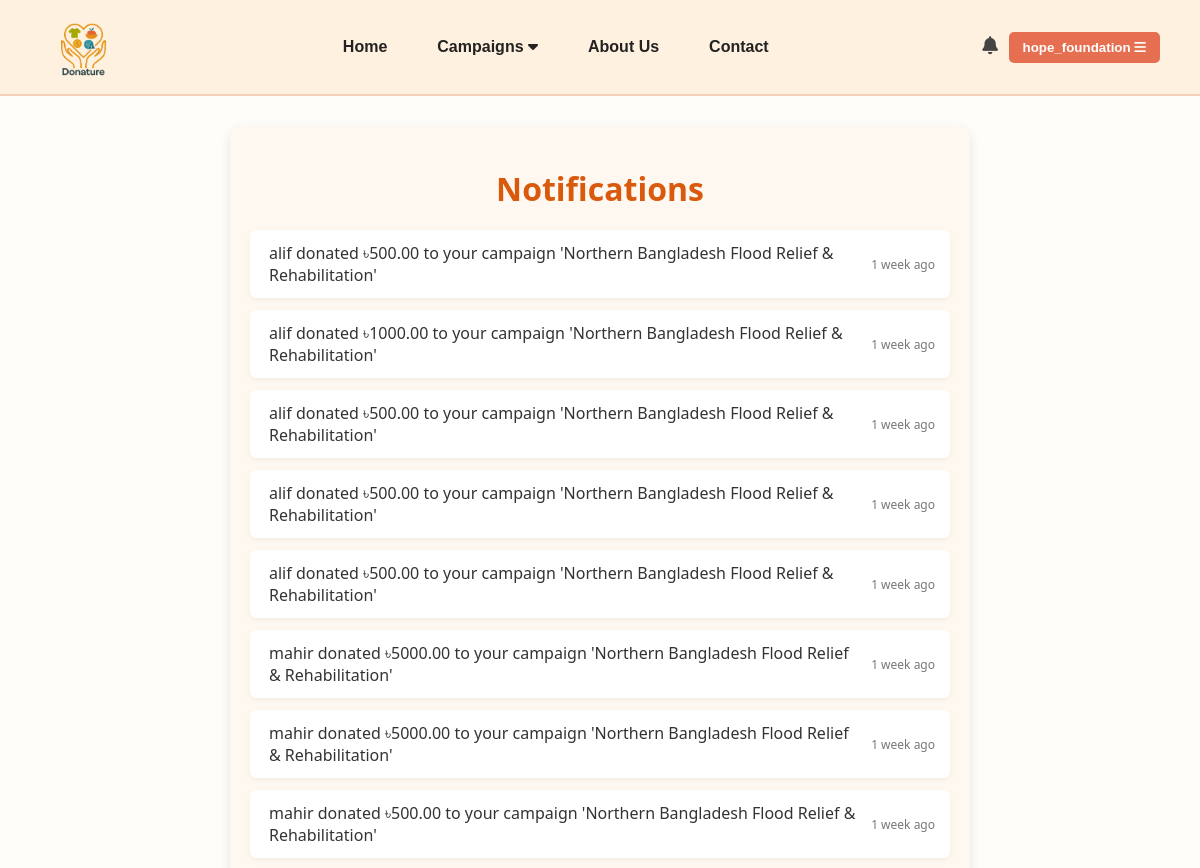
/notifications/ (signed in, upper part), run on an earlier commit of the app's database.
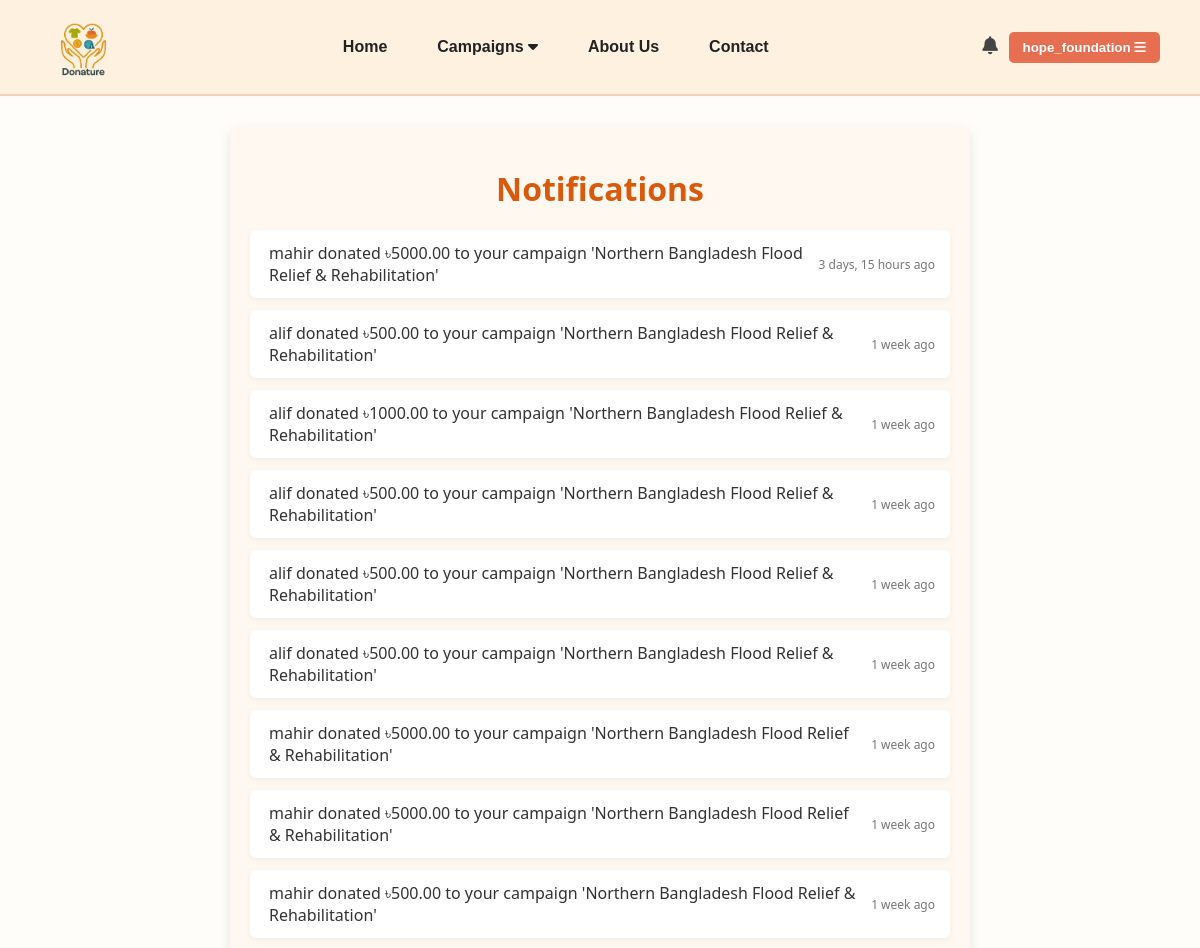
And on a later commit of the database.
### donations/models.py (models this page shows, shortened)
class Notification(models.Model):
    user = models.ForeignKey(
        settings.AUTH_USER_MODEL,
        on_delete=models.CASCADE,
        related_name="notifications"
    )
    message = models.CharField(max_length=255)
    link = models.URLField(blank=True, null=True)
    is_read = models.BooleanField(default=False)
    created_at = models.DateTimeField(auto_now_add=True)
    class Meta:
        ordering = ['-created_at']

### donations/views.py (the view)
# urls.py: path('notifications/', views.notifications_page, name='notifications_page'),
@login_required
def notifications_page(request):
    notifications = Notification.objects.filter(user=request.user).order_by('-created_at')
    notifications.filter(is_read=False).update(is_read=True)
    context = {
        'notifications': notifications,
        'notifications_unread_count': 0,  # সব read হয়ে গিয়েছে
    }
    return render(request, 'donations/notifications.html', context)

### custom_admin/views.py (called while the page is built)
def admin_context(request):
    if request.user.is_authenticated and request.user.user_type == 'admin':
        return {
            'pending_ngos_count': User.objects.filter(user_type='ngo', is_approved=False).count(),
            'pending_campaigns_count': Campaign.objects.filter(status='pending').count(),
            'pending_requests_count': RequestItem.objects.filter(status='pending').count(),
        }
    return {}

### donations/context_processors.py (called while the page is built)
def notifications_context(request):
    if request.user.is_authenticated:
        notifications = Notification.objects.filter(user=request.user).order_by('-created_at')[:5]
        unread_count = Notification.objects.filter(user=request.user, is_read=False).count()
    else:
        notifications = []
        unread_count = 0
    return {
        'notifications': notifications,
        'notifications_unread_count': unread_count
    }

### donations/templates/donations/notifications.html
{% extends "donations/base.html" %}
{% load static %}
{% block content %}
<link rel="stylesheet" href="{% static 'donations/css/notifications.css' %}">
<div class="notifications-page-container">
    <h1>Notifications</h1>
    {% if notifications %}
        <div class="notifications-list">
            {% for note in notifications %}
                <a href="{{ note.link|default:'#' }}" class="notification-item {% if not note.is_read %}unread{% endif %}">
                    <p class="message">{{ note.message }}</p>
                    <span class="notification-time">{{ note.created_at|timesince }} ago</span>
                </a>
            {% endfor %}
        </div>
    {% else %}
        <p class="no-notifications">No notifications found.</p>
    {% endif %}
</div>
{% endblock %}

What changed in the data, as far as the page shows it:
added Notification: message "mahir donated ৳5000.00 to your campaign 'Northern Bangladesh Flood Relief & Rehabilitation'", created_at "3 days, 15 hours"
